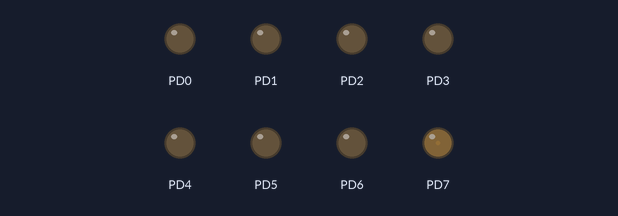
The program below on a simulated ATmega32, built with avr-gcc and emulated at 8 MHz. Shown: output pins drawn as LEDs (lit = HIGH).

Above: at 0.05 s.
At 2.3 s:
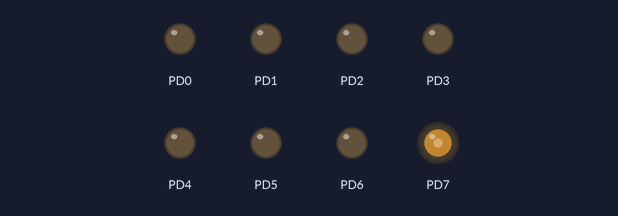
At 4.6 s:
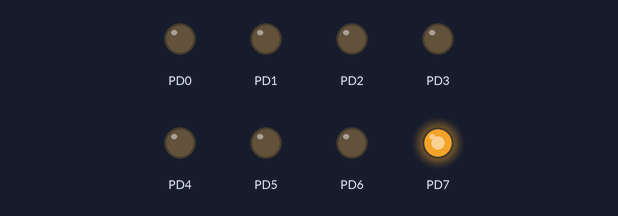
At 9.2 s:
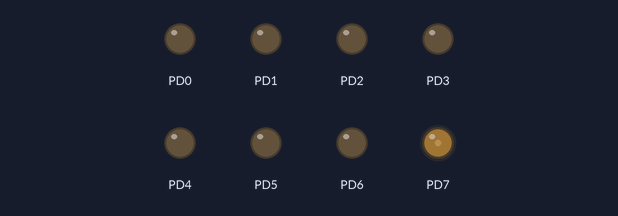
Timing chart, 0 to 13.3 s (numbered marks = the images above):
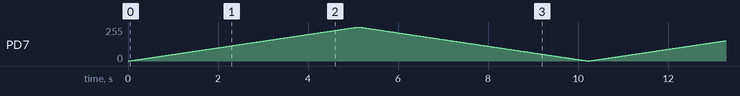

The program:

main.c
```c
#include <avr/io.h>
#include <util/delay.h>

#define BV(n) (1<<(n))

void timer2_pwm_init(void);

int main(void)
{
	uint16_t val = 0;
	DDRD = 0xFF;
	OCR2 = 0;
	timer2_pwm_init();

	while(1)
	{
		for(val=0; val<256; val++)
		{
			OCR2 = val;
			_delay_ms(20);
		}
		for(val=255; val>0; val--)
		{
			OCR2 = val;
			_delay_ms(20);
		}
	}
	return 0;
}

void timer2_pwm_init(void)
{
	// set TCCR2: prescalar=1, wgm mode=Phase corrected PWM, output compare=inverted mode
	TCCR2 = BV(WGM21) | BV(WGM20) | BV(COM21) | BV(CS20);
}
```
